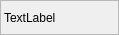
<?xml version="1.0" encoding="UTF-8"?>
<ui version="4.0">
 <class>ChoiceItem</class>
 <widget class="QWidget" name="ChoiceItem">
  <property name="geometry">
   <rect>
    <x>0</x>
    <y>0</y>
    <width>119</width>
    <height>35</height>
   </rect>
  </property>
  <property name="sizePolicy">
   <sizepolicy hsizetype="Minimum" vsizetype="Expanding">
    <horstretch>0</horstretch>
    <verstretch>0</verstretch>
   </sizepolicy>
  </property>
  <property name="minimumSize">
   <size>
    <width>0</width>
    <height>30</height>
   </size>
  </property>
  <property name="windowTitle">
   <string>Form</string>
  </property>
  <layout class="QHBoxLayout" name="horizontalLayout">
   <property name="leftMargin">
    <number>0</number>
   </property>
   <property name="topMargin">
    <number>0</number>
   </property>
   <property name="rightMargin">
    <number>0</number>
   </property>
   <property name="bottomMargin">
    <number>0</number>
   </property>
   <item>
    <widget class="QFrame" name="frame">
     <property name="sizePolicy">
      <sizepolicy hsizetype="Preferred" vsizetype="Expanding">
       <horstretch>0</horstretch>
       <verstretch>0</verstretch>
      </sizepolicy>
     </property>
     <property name="maximumSize">
      <size>
       <width>16777215</width>
       <height>16777215</height>
      </size>
     </property>
     <property name="frameShape">
      <enum>QFrame::StyledPanel</enum>
     </property>
     <property name="frameShadow">
      <enum>QFrame::Raised</enum>
     </property>
     <layout class="QHBoxLayout" name="horizontalLayout_2">
      <property name="leftMargin">
       <number>3</number>
      </property>
      <property name="topMargin">
       <number>3</number>
      </property>
      <property name="rightMargin">
       <number>3</number>
      </property>
      <property name="bottomMargin">
       <number>3</number>
      </property>
      <item>
       <widget class="QLabel" name="itemLabel">
        <property name="sizePolicy">
         <sizepolicy hsizetype="Expanding" vsizetype="Preferred">
          <horstretch>0</horstretch>
          <verstretch>0</verstretch>
         </sizepolicy>
        </property>
        <property name="maximumSize">
         <size>
          <width>16777215</width>
          <height>16777215</height>
         </size>
        </property>
        <property name="text">
         <string>TextLabel</string>
        </property>
       </widget>
      </item>
      <item>
       <widget class="QPushButton" name="closeButton">
        <property name="enabled">
         <bool>true</bool>
        </property>
        <property name="sizePolicy">
         <sizepolicy hsizetype="Minimum" vsizetype="Expanding">
          <horstretch>0</horstretch>
          <verstretch>0</verstretch>
         </sizepolicy>
        </property>
        <property name="minimumSize">
         <size>
          <width>0</width>
          <height>0</height>
         </size>
        </property>
        <property name="maximumSize">
         <size>
          <width>10</width>
          <height>16777215</height>
         </size>
        </property>
        <property name="text">
         <string/>
        </property>
        <property name="icon">
         <iconset resource="../resources/kiwix.qrc">
          <normaloff>:/icons/xmark-solid.svg</normaloff>:/icons/xmark-solid.svg</iconset>
        </property>
        <property name="iconSize">
         <size>
          <width>10</width>
          <height>20</height>
         </size>
        </property>
        <property name="flat">
         <bool>true</bool>
        </property>
       </widget>
      </item>
     </layout>
    </widget>
   </item>
  </layout>
 </widget>
 <resources>
  <include location="../resources/kiwix.qrc"/>
 </resources>
 <connections/>
</ui>
